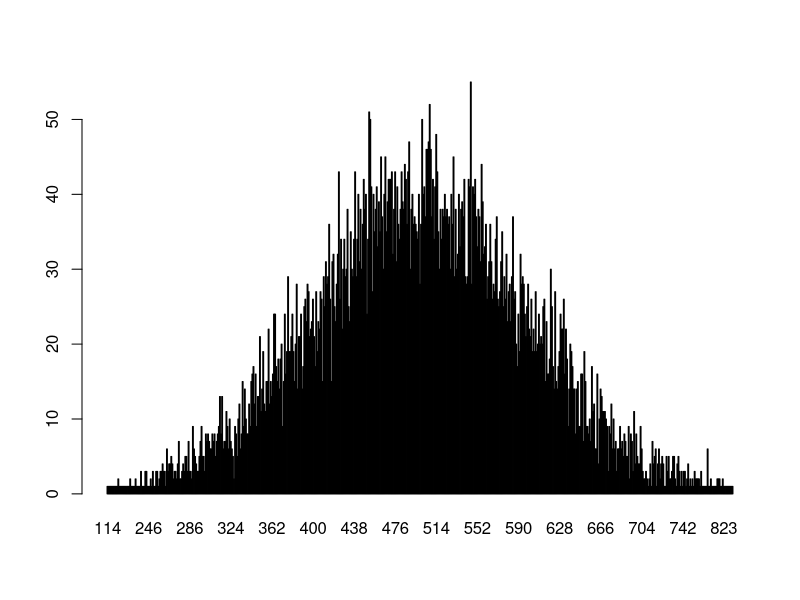

The R source for this figure:
n <- floor(rnorm(10000, 500, 100))
t <- table(n)
barplot(t)

x <- 10
a <- 2
y <- 1:4
z <- 2:5

print(x > a)
print(x + a)

if (x > a) {
    print("Yes.")
} else {
    print("No.")
}

print(y * z) # multiplication
print(c(y, z)) # concatenation
print(c(1:3, c(4:6, 7:10))) # recursive execution

x <- 1:3 ; print(rep(x, 2)) # repetition
y <- 1:3 ; print(rep(y, c(1, 3, 2)))
print(sum(rep(x, 2)))

greeting <- "My name is George!"
print(greeting)

# More at the file of the first lesson...
